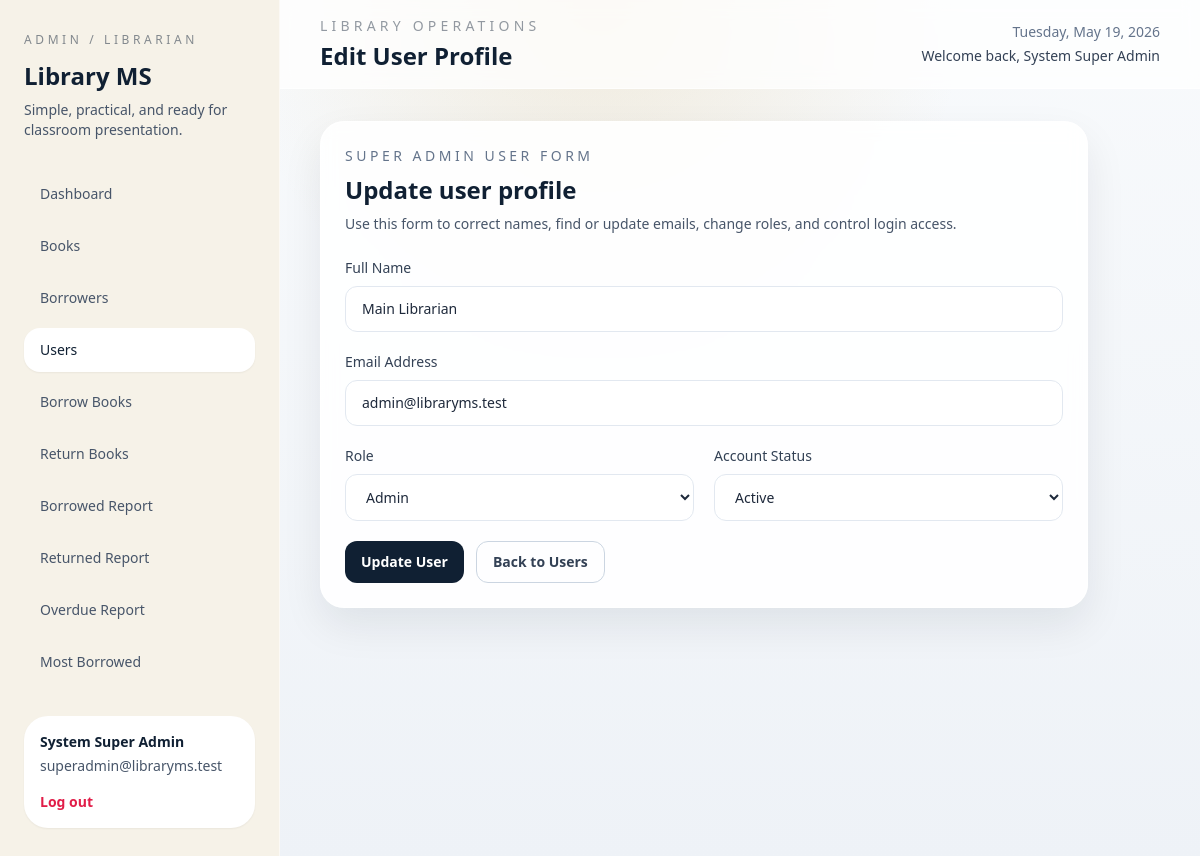
Screenshot of /admin/users/edit.php?id=1 (signed in) with the database file from the repository.
### tables this page shows
CREATE TABLE users (
    id INT AUTO_INCREMENT PRIMARY KEY,
    name VARCHAR(100) NOT NULL,
    email VARCHAR(120) NOT NULL UNIQUE,
    password VARCHAR(255) NOT NULL,
    role ENUM('super_admin', 'admin', 'borrower') NOT NULL DEFAULT 'borrower',
    approval_status ENUM('pending', 'approved', 'rejected') NOT NULL DEFAULT 'approved',
    account_status ENUM('active', 'inactive') NOT NULL DEFAULT 'active',
    email_verified_at DATETIME DEFAULT NULL,
    verification_token_hash VARCHAR(255) DEFAULT NULL,
    verification_token_expires_at DATETIME DEFAULT NULL,
    created_at TIMESTAMP DEFAULT CURRENT_TIMESTAMP
);

### includes/db.php (called while the page is built, shortened)
<?php
function db(): PDO
{
    static $pdo = null;
    if ($pdo instanceof PDO) {
        return $pdo;
    }
    $dsn = sprintf('mysql:host=%s;port=%s;dbname=%s;charset=utf8mb4', DB_HOST, DB_PORT, DB_NAME);
    try {
        $pdo = new PDO($dsn, DB_USER, DB_PASS, [
            PDO::ATTR_ERRMODE => PDO::ERRMODE_EXCEPTION,
            PDO::ATTR_DEFAULT_FETCH_MODE => PDO::FETCH_ASSOC,
        ]);
    } catch (PDOException $exception) {
        http_response_code(500);
        echo '<h1>Database Connection Error</h1>';
        echo '<p>Please update your database settings in <code>.env</code> or <code>includes/config.php</code>.</p>';
        echo '<pre>' . htmlspecialchars($exception->getMessage(), ENT_QUOTES, 'UTF-8') . '</pre>';
        exit;
    }
    return $pdo;
}

### includes/library.php (called while the page is built, shortened)
<?php
function find_user_by_id(int $userId): ?array
{
    $statement = db()->prepare('SELECT * FROM users WHERE id = :id LIMIT 1');
    $statement->execute(['id' => $userId]);
    $user = $statement->fetch();
    return $user ?: null;
}

### includes/bootstrap.php (called while the page is built, shortened)
<?php
require_once __DIR__ . '/config.php';
require_once __DIR__ . '/db.php';
require_once __DIR__ . '/helpers.php';
require_once __DIR__ . '/auth.php';
require_once __DIR__ . '/library.php';
require_once __DIR__ . '/layout.php';
if (is_logged_in()) {
    $sessionUser = current_user();
    $freshUser = find_user_by_id((int) ($sessionUser['id'] ?? 0));
}

### includes/auth.php (called while the page is built, shortened)
<?php
function current_user(): ?array
{
    return $_SESSION['user'] ?? null;
}

### includes/helpers.php (called while the page is built, shortened)
<?php
function e(mixed $value): string
{
    return htmlspecialchars((string) $value, ENT_QUOTES, 'UTF-8');
}
function url(string $path = ''): string
{
    $base = rtrim(APP_URL, '/');
    $cleanPath = ltrim($path, '/');
    return $cleanPath === '' ? $base : $base . '/' . $cleanPath;
}
function selected(string $currentValue, string $expectedValue): string
{
    return $currentValue === $expectedValue ? 'selected' : '';
}
function account_status_options(): array
{
    return [
        'active',
        'inactive',
    ];
}
function user_role_options(): array
{
    return [
        'super_admin',
        'admin',
        'borrower',
    ];
}
function format_role(string $role): string
{
    return ucwords(str_replace('_', ' ', $role));
}

### admin/users/edit.php (the view, shortened to what this page needs)
<?php
require_once __DIR__ . '/../../includes/bootstrap.php';
$userId = (int) ($_GET['id'] ?? 0);
$user = $userId > 0 ? find_user_by_id($userId) : null;
$currentUserId = (int) (current_user()['id'] ?? 0);
$isCurrentUser = $userId === $currentUserId;
$form = [
    'name' => $user['name'],
    'email' => $user['email'],
    'role' => $user['role'],
    'account_status' => $user['account_status'] ?? 'active',
];
render_app_start('Edit User Profile', 'users');
?>
<section class="panel max-w-3xl">
    <div class="mb-6">
        <p class="text-sm uppercase tracking-[0.25em] text-slate-500">Super Admin User Form</p>
        <h3 class="mt-2 text-2xl font-semibold text-library-ink">Update user profile</h3>
        <p class="mt-2 text-sm text-slate-600">Use this form to correct names, find or update emails, change roles, and control login access.</p>
    </div>
    <form method="post" class="grid gap-5 md:grid-cols-2">
        <div class="md:col-span-2">
            <label for="name" class="label-text">Full Name</label>
            <input type="text" id="name" name="name" class="input-field" value="<?= e($form['name']) ?>">
        </div>
        <div class="md:col-span-2">
            <label for="email" class="label-text">Email Address</label>
            <input type="email" id="email" name="email" class="input-field" value="<?= e($form['email']) ?>">
        </div>
        <div>
            <label for="role" class="label-text">Role</label>
            <select id="role" name="role" class="input-field" <?= $isCurrentUser ? 'disabled' : '' ?>>
                <?php foreach (user_role_options() as $role): ?>
                    <option value="<?= e($role) ?>" <?= selected($form['role'], $role) ?>><?= e(format_role($role)) ?></option>
                <?php endforeach; ?>
            </select>
        </div>
        <div>
            <label for="account_status" class="label-text">Account Status</label>
            <select id="account_status" name="account_status" class="input-field" <?= $isCurrentUser ? 'disabled' : '' ?>>
                <?php foreach (account_status_options() as $status): ?>
                    <option value="<?= e($status) ?>" <?= selected($form['account_status'], $status) ?>><?= e(ucfirst($status)) ?></option>
                <?php endforeach; ?>
            </select>
        </div>
        <div class="md:col-span-2 flex flex-wrap gap-3">
            <button type="submit" class="btn-primary">Update User</button>
            <a href="<?= e(url('admin/users/index.php')) ?>" class="btn-secondary">Back to Users</a>
        </div>
    </form>
</section>
<?php
render_app_end();

### includes/layout.php (shortened to what this page needs)
<?php
function render_head(string $title): void
{
    ?>
    <!DOCTYPE html>
    <html lang="en">
    <head>
        <script src="https://cdn.tailwindcss.com"></script>
    </head>
    <body class="min-h-screen bg-[radial-gradient(circle_at_top,_rgba(210,169,84,0.18),_transparent_35%),linear-gradient(180deg,_#f8fafc_0%,_#eef2f7_100%)] text-slate-800">
    <?php
}
    ?>
    <?php
function navigation_links(string $role): array
{
    if (in_array($role, ['admin', 'super_admin'], true)) {
        return [
            ['label' => 'Dashboard', 'href' => 'admin/dashboard.php', 'key' => 'dashboard'],
            ['label' => 'Books', 'href' => 'admin/books/index.php', 'key' => 'books'],
            ['label' => 'Borrowers', 'href' => 'admin/borrowers/index.php', 'key' => 'borrowers'],
            ...($role === 'super_admin' ? [['label' => 'Users', 'href' => 'admin/users/index.php', 'key' => 'users']] : []),
            ['label' => 'Borrow Books', 'href' => 'admin/transactions/borrow.php', 'key' => 'borrow'],
            ['label' => 'Return Books', 'href' => 'admin/transactions/return.php', 'key' => 'return'],
            ['label' => 'Borrowed Report', 'href' => 'admin/reports/borrowed.php', 'key' => 'borrowed_report'],
            ['label' => 'Returned Report', 'href' => 'admin/reports/returned.php', 'key' => 'returned_report'],
            ['label' => 'Overdue Report', 'href' => 'admin/reports/overdue.php', 'key' => 'overdue_report'],
            ['label' => 'Most Borrowed', 'href' => 'admin/reports/most-borrowed.php', 'key' => 'most_borrowed'],
        ];
    }
    return [
        ['label' => 'Dashboard', 'href' => 'student/dashboard.php', 'key' => 'dashboard'],
        ['label' => 'Available Books', 'href' => 'student/books.php', 'key' => 'books'],
        ['label' => 'Reservation Cart', 'href' => 'student/cart.php', 'key' => 'cart'],
        ['label' => 'Borrowed Books', 'href' => 'student/borrowed.php', 'key' => 'borrowed'],
        ['label' => 'Returned History', 'href' => 'student/history.php', 'key' => 'history'],
    ];
}
function render_app_start(string $title, string $activeKey): void
{
    render_head($title);
    $user = current_user();
    $role = $user['role'] ?? 'borrower';
    $links = navigation_links($role);
    ?>
    <div class="min-h-screen lg:grid lg:grid-cols-[280px_1fr]">
        <aside id="sidebar" class="fixed inset-y-0 left-0 z-40 w-72 -translate-x-full border-r border-white/60 bg-library-paper px-6 py-8 transition duration-300 lg:static lg:w-auto lg:translate-x-0">
            <div class="mb-8">
                <p class="text-xs uppercase tracking-[0.3em] text-library-ink/50"><?= in_array($role, ['admin', 'super_admin'], true) ? 'Admin / Librarian' : 'Student / Borrower' ?></p>
                <h1 class="mt-3 text-2xl font-semibold text-library-ink">Library MS</h1>
                <p class="mt-2 text-sm text-slate-600">Simple, practical, and ready for classroom presentation.</p>
            </div>
            <nav class="grid gap-2">
                <?php foreach ($links as $link): ?>
                    <?php $classes = $link['key'] === $activeKey ? 'nav-link nav-link-active' : 'nav-link'; ?>
                    <a href="<?= e(url($link['href'])) ?>" class="<?= e($classes) ?>"><?= e($link['label']) ?></a>
                <?php endforeach; ?>
            </nav>
            <div class="mt-8 rounded-3xl bg-white p-4 text-sm text-slate-600 shadow-sm">
                <p class="font-semibold text-library-ink"><?= e($user['name'] ?? 'User') ?></p>
                <p class="mt-1"><?= e($user['email'] ?? '') ?></p>
                <a href="<?= e(url('logout.php')) ?>" class="mt-4 inline-flex text-sm font-semibold text-rose-600">Log out</a>
            </div>
        </aside>
        <div class="flex min-h-screen flex-col">
            <header class="sticky top-0 z-30 border-b border-white/60 bg-white/75 px-6 py-4 backdrop-blur lg:px-10">
                <div class="flex items-center justify-between gap-4">
                    <div>
                        <p class="text-sm uppercase tracking-[0.3em] text-library-ink/45"><?= in_array($role, ['admin', 'super_admin'], true) ? 'Library Operations' : 'Student Portal' ?></p>
                        <h2 class="mt-1 text-2xl font-semibold text-library-ink"><?= e($title) ?></h2>
                    </div>
                    <div class="hidden text-right md:block">
                        <p class="text-sm text-slate-500"><?= date('l, F d, Y') ?></p>
                        <p class="mt-1 text-sm font-medium text-slate-700">Welcome back, <?= e($user['name'] ?? 'User') ?></p>
                    </div>
                </div>
            </header>
            <main class="flex-1 px-6 py-8 lg:px-10">
    <?php
}
function render_app_end(): void
{
    ?>
            </main>
        </div>
    </div>
    </body>
    </html>
    <?php
}

### rows the page displays
users: name "System Super Admin", email "superadmin@libraryms.test", account_status "Active"
users: name "Main Librarian", email "admin@libraryms.test", role "Admin"

### other values shown
$link['label'] "Dashboard"
$link['label'] "Books"
$link['label'] "Borrowers"
$link['label'] "Users"
$link['label'] "Borrow Books"
$link['label'] "Return Books"
$link['label'] "Borrowed Report"
$link['label'] "Returned Report"
$link['label'] "Overdue Report"
$link['label'] "Most Borrowed"
$title "Edit User Profile"
